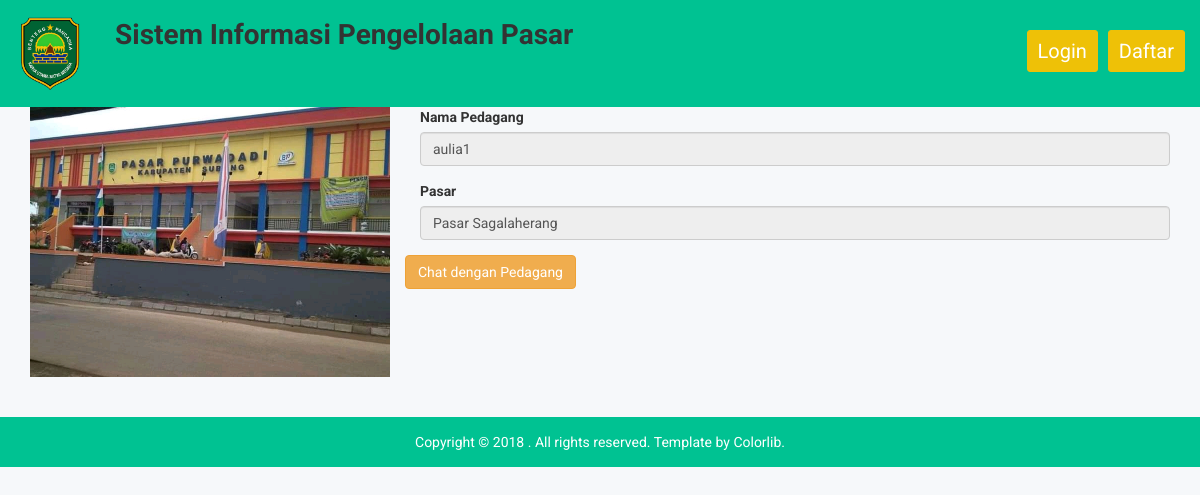
/pasar/pedagang/7, run on the app's committed database.
### tables this page shows
CREATE TABLE `pedagang` (
  `id_pedagang` int(11) NOT NULL,
  `nik` varchar(100) NOT NULL,
  `id_user` varchar(191) NOT NULL,
  `nama_pedagang` varchar(100) NOT NULL,
  `alamat` varchar(100) NOT NULL,
  `id_pasar` varchar(100) DEFAULT NULL,
  `no_kios` varchar(100) NOT NULL,
  `foto_kios` varchar(191) NOT NULL,
  `jenis_pedagang` enum('pkl','kios','los','') NOT NULL,
  `status` enum('buka','tutup') NOT NULL,
  `foto` varchar(191) DEFAULT NULL,
  `alasan` text DEFAULT NULL
);

CREATE TABLE `pasar` (
  `id_pasar` int(11) NOT NULL,
  `nama_pasar` varchar(191) NOT NULL,
  `alamat_pasar` varchar(191) NOT NULL,
  `foto` varchar(191) NOT NULL
);

### application/controllers/Pasar.php (called while the page is built, shortened)
<?php
class Pasar extends CI_Controller
{
  public function pedagang($id_pedagang)
  {
    $this->db->join('pasar', 'pedagang.id_pasar = pasar.id_pasar');
    $data = $this->db->get_where('pedagang', [
      'id_pedagang'  => $id_pedagang
    ])->row_array();
    $this->load->view('pedagang', $data);
  }
}

### index.php (called while the page is built, shortened)
<?php
require_once BASEPATH.'core/CodeIgniter.php';

### application/views/pedagang.php (the view, shortened to what this page needs)
<div class="animation-area">
  <div class="container">
    <div class="card">
      <div class="card-body">
        <div class="row">
          <div class="col-lg-4"><img src="<?= base_url('assets/img/' . $foto_kios); ?>" width="100%" alt=""></div>
          <div class="col-lg-8">
            <div class="form-group">
              <label for="">Nama Pedagang</label>
              <input type="text" class="form-control" value="<?= $nama_pedagang; ?>" disabled>
            </div>
            <div class="form-group">
              <label for="">Pasar</label>
              <input type="text" class="form-control" value="<?= $nama_pasar; ?>" disabled>
            </div>
            </div>
            <div class="form-group">
              <button class="btn btn-warning" id="chat">Chat dengan Pedagang</button>
            </div>
          </div>
        </div>
      </div>
    </div>
  </div>

### assets/css/main.css (style rules this page uses)
html { color: #222; font-size: 1em; line-height: 1.4; }
audio, canvas, iframe, img, svg, video { vertical-align: middle; }

### data on the page
pedagang: foto_kios (picture), nama_pedagang "aulia1", id_pasar.nama_pasar "Pasar Sagalaherang"
